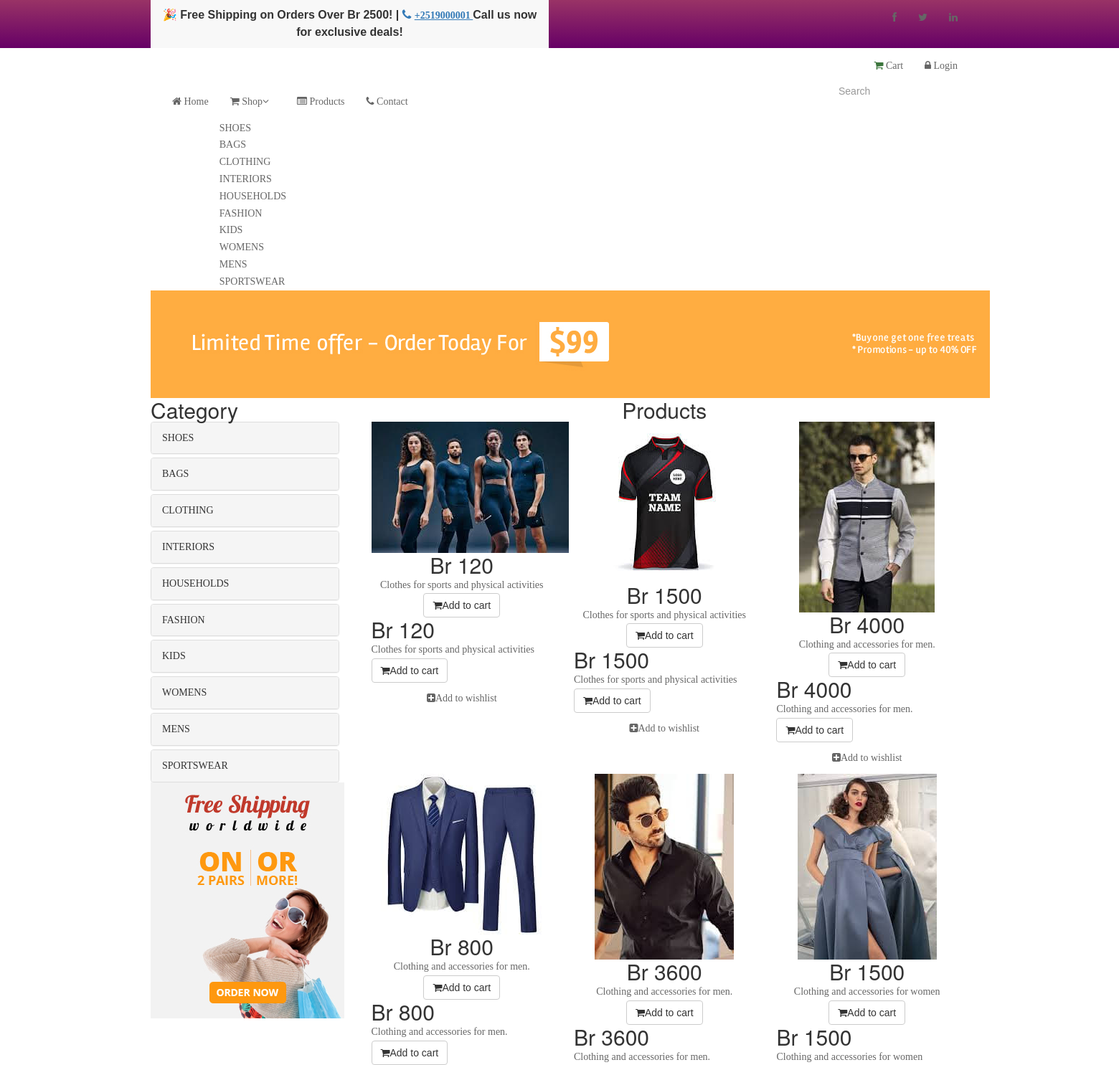
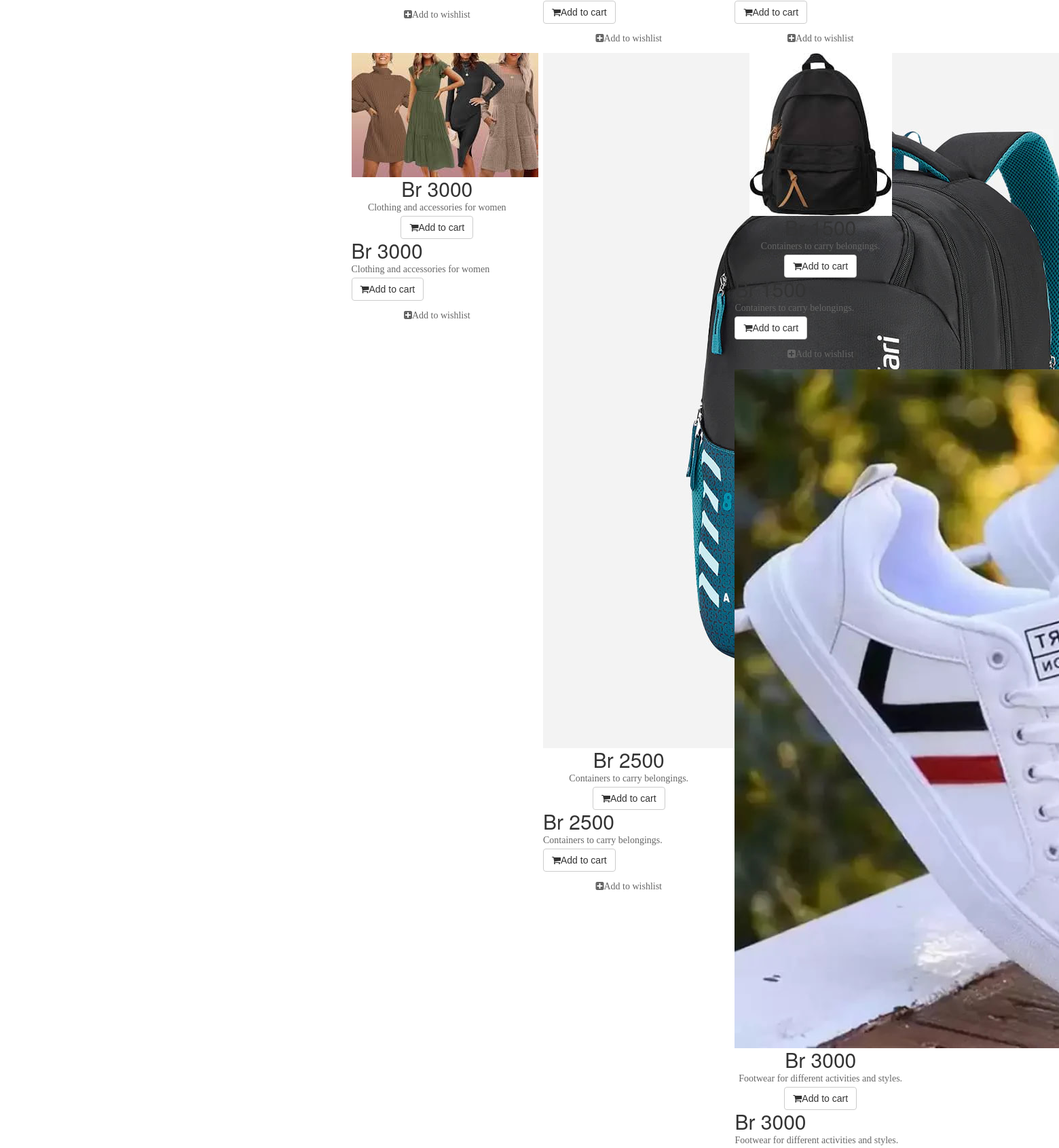
/index.php?q=product (upper part), run on the app's committed database (2 pictures, top to bottom).
### tables this page shows
CREATE TABLE `tblcategory` (
  `CATEGID` int(11) NOT NULL,
  `CATEGORIES` varchar(255) NOT NULL,
  `USERID` int(11) NOT NULL
);

CREATE TABLE `tblpromopro` (
  `PROMOID` int(11) NOT NULL,
  `PROID` int(11) NOT NULL,
  `PRODISCOUNT` double NOT NULL,
  `PRODISPRICE` double NOT NULL,
  `PROBANNER` tinyint(4) NOT NULL,
  `PRONEW` tinyint(4) NOT NULL
);

CREATE TABLE `tblproduct` (
  `PROID` int(11) NOT NULL,
  `PRODESC` varchar(255) DEFAULT NULL,
  `INGREDIENTS` varchar(255) NOT NULL,
  `PROQTY` int(11) DEFAULT NULL,
  `ORIGINALPRICE` double NOT NULL,
  `PROPRICE` double DEFAULT NULL,
  `CATEGID` int(11) DEFAULT NULL,
  `IMAGES` varchar(255) DEFAULT NULL,
  `PROSTATS` varchar(30) DEFAULT NULL,
  `OWNERNAME` varchar(90) NOT NULL,
  `OWNERPHONE` varchar(90) NOT NULL
);

### index.php (called while the page is built, shortened)
<?php
require_once("include/initialize.php");
require_once("theme/templates.php");
?>

### menu.php (the view, shortened to what this page needs)
<section id="advertisement">
    <div class="container">
      <img src="images/shop/advertisement.jpg" alt="" />
    </div>
</section>
<section>
    <div class="container">
      <div class="row">
        <div class="col-sm-3">
         <?php include 'sidebar.php'; ?>
        </div>
        <div class="col-sm-9 padding-right">
          <div class="features_items">
            <h2 class="title text-center">Products</h2>
            <?php
            global $pdo;
            if (isset($_POST['search'])) {
                $search = '%' . $_POST['search'] . '%';
                $sql = "SELECT * FROM tblpromopro pr
                        JOIN tblproduct p ON pr.PROID = p.PROID
                        JOIN tblcategory c ON p.CATEGID = c.CATEGID
                        WHERE p.PROQTY > 0 AND (
                            c.CATEGORIES LIKE :search OR
                            p.PRODESC LIKE :search OR
                            p.PROQTY LIKE :search OR
                            p.PROPRICE LIKE :search
                        )";
                $stmt = $pdo->prepare($sql);
                $stmt->execute([':search' => $search]);
            } else {
                $sql = "SELECT * FROM tblpromopro pr
                        JOIN tblproduct p ON pr.PROID = p.PROID
                        JOIN tblcategory c ON p.CATEGID = c.CATEGID
                        WHERE p.PROQTY > 0";
                $stmt = $pdo->prepare($sql);
                $stmt->execute();
            }
            $results = $stmt->fetchAll(PDO::FETCH_OBJ);
            if ($results) {
                foreach ($results as $result) {
            ?>
            <form method="POST" action="cart/controller.php?action=add">
                <div class="col-sm-4">
                  <div class="product-image-wrapper">
                    <div class="single-products">
                        <div class="productinfo text-center">
                          <img src="<?php echo web_root . 'admin/products/' . htmlspecialchars($result->IMAGES); ?>" alt="" />
                          <h2>Br <?php echo htmlspecialchars($result->PRODISPRICE); ?></h2>
                          <p><?php echo htmlspecialchars($result->PRODESC); ?></p>
                          <button type="submit" name="btnorder" class="btn btn-default add-to-cart"><i class="fa fa-shopping-cart"></i>Add to cart</button>
                        </div>
                        <div class="product-overlay">
                          <div class="overlay-content">
                            <h2>Br <?php echo htmlspecialchars($result->PRODISPRICE); ?></h2>
                            <p><?php echo htmlspecialchars($result->PRODESC); ?></p>
                            <button type="submit" name="btnorder" class="btn btn-default add-to-cart"><i class="fa fa-shopping-cart"></i>Add to cart</button>
                          </div>
                        </div>
                    </div>
                    <div class="choose">
                      <ul class="nav nav-pills nav-justified">
                        <li>
                        <?php
                        if (isset($_SESSION['CUSID'])) {
                            echo '<a href="' . web_root . 'customer/controller.php?action=addwish&proid=' . htmlspecialchars($result->PROID) . '" title="Add to wishlist"><i class="fa fa-plus-square"></i>Add to wishlist</a>';
                        } else {
                            echo '<a href="#" title="Add to wishlist" class="proid" data-target="#smyModal" data-toggle="modal" data-id="' . htmlspecialchars($result->PROID) . '"><i class="fa fa-plus-square"></i>Add to wishlist</a>';
                        }
                        ?>
                        </li>
                      </ul>
                    </div>
                  </div>
                </div>
            </form>
            <?php
                }
            } else {
                echo '<h1>No Products Available</h1>';
            }
            ?>
          </div>
        </div>
      </div>
    </div>
</section>

### theme/templates.php (shortened to what this page needs)
<!DOCTYPE html>
<html lang="en">
<head>
    <link href="<?php echo web_root; ?>css/bootstrap.min.css" rel="stylesheet">
    <link href="<?php echo web_root; ?>css/font-awesome.min.css" rel="stylesheet">
    <link href="<?php echo web_root; ?>css/prettyPhoto.css" rel="stylesheet">
    <link href="<?php echo web_root; ?>css/price-range.css" rel="stylesheet">
    <link href="<?php echo web_root; ?>css/animate.css" rel="stylesheet">
    <link href="<?php echo web_root; ?>css/main.css" rel="stylesheet">
    <link href="<?php echo web_root; ?>css/responsive.css" rel="stylesheet">
</head>
<body style="background-color:white" onload="totalprice()">
  <header id="header">
    <div class="header_top" style="background: linear-gradient(to bottom, #993366 0%, #660066 100%);">
      <div class="container">
        <div class="row">
          <div class="col-sm-6">
            <div class="contactinfo">
              <ul class="nav nav-pills">
                <div style="text-align: center; background-color: #f8f8f8; padding: 10px; font-size: 16px; font-weight: bold;">
                🎉 Free Shipping on Orders Over <b>Br 2500</b>! |
                 <i class="fa fa-phone" style="color:#337ab7;"></i>
                 <a href="tel:+2519000001" style="color:#337ab7; text-decoration:underline; font-weight:bold;">
                 +2519000001
                </a>
              <span style="color:#333;">Call us now for exclusive deals!</span>
             </div>
           </ul>
            </div>
          </div>
          <div class="col-sm-6">
            <div class="social-icons pull-right">
              <ul class="nav navbar-nav">
                <li><a href="#"><i class="fa fa-facebook"></i></a></li>
                <li><a href="#"><i class="fa fa-twitter"></i></a></li>
                <li><a href="#"><i class="fa fa-linkedin"></i></a></li>
              </ul>
            </div>
          </div>
        </div>
      </div>
    </div>
    <div class="header-middle">
      <div class="container">
        <div class="row">
          <div class="col-md-4 clearfix">
          </div>
          <div class="col-md-8 clearfix">
            <div class="shop-menu clearfix pull-right">
              <ul class="nav navbar-nav">
                <li><a href="<?php echo web_root; ?>index.php?q=cart"><i class="text-success fa fa-shopping-cart"></i> Cart</a></li>
                <?php if (isset($_SESSION['CUSID'])) { ?>
                  <li><a href="<?php echo web_root; ?>index.php?q=profile"><i class="fa fa-user"></i> Account</a></li>
                  <li><a href="<?php echo web_root; ?>logout.php"><i class="fa fa-lock"></i> Logout</a></li>
                <?php } else { ?>
                  <li><a data-target="#smyModal" data-toggle="modal" href=""><i class="fa fa-lock"></i> Login</a></li>
                <?php } ?>
              </ul>
            </div>
          </div>
        </div>
      </div>
    </div>
    <div class="header-bottom">
      <div class="container">
        <div class="row">
          <div class="col-sm-9">
            <div class="mainmenu pull-left">
              <ul class="nav navbar-nav collapse navbar-collapse">
                <li><a href="<?php echo web_root; ?>" class="active"><i class="fa fa-home"></i> Home</a></li>
                <li class="dropdown"><a href="#"><i class="fa fa-shopping-cart"></i> Shop<i class="fa fa-angle-down"></i></a>
                  <ul role="menu" class="sub-menu">
                    <?php
                    global $pdo;
                    $stmt = $pdo->prepare("SELECT * FROM `tblcategory`");
                    $stmt->execute();
                    $categories = $stmt->fetchAll(PDO::FETCH_OBJ);
                    foreach ($categories as $result) {
                      echo '<li><a href="index.php?q=product&category=' . htmlspecialchars($result->CATEGORIES) . '">' . htmlspecialchars($result->CATEGORIES) . '</a></li>';
                    }
                    ?>
                  </ul>
                </li>
                <li><a href="<?php echo web_root; ?>index.php?q=product"><i class="fa fa-list-alt"></i> Products</a></li>
                <li><a href="<?php echo web_root; ?>index.php?q=contact"><i class="fa fa-phone"></i> Contact</a></li>
              </ul>
            </div>
          </div>
          <div class="col-sm-3">
            <form action="<?php echo web_root; ?>index.php?q=product" method="POST">
              <div class="search_box pull-right">
                <input type="text" name="search" placeholder="Search"/>
              </div>
            </form>
          </div>
        </div>
      </div>
    </div>
  </header>
  <?php require_once $content; ?>
</body>
</html>

### sidebar.php
<div class="left-sidebar">
    <h2>Category</h2>
    <div class="panel-group category-products" id="accordian">
        <?php
        global $pdo;
        $stmt = $pdo->prepare("SELECT * FROM `tblcategory`");
        $stmt->execute();
        $categories = $stmt->fetchAll(PDO::FETCH_OBJ);
        foreach ($categories as $result) {
            echo '<div class="categ panel panel-default">
                    <div class="panel-heading">
                        <h4 class="panel-title">
                            <a href="index.php?q=product&amp;category=' . htmlspecialchars($result->CATEGORIES) . '">' . htmlspecialchars($result->CATEGORIES) . '</a>
                        </h4>
                    </div>
                  </div>';
        }
        ?>
    </div>
    <div class="shipping text-center">
        <img src="images/home/shipping.jpg" alt="" />
    </div>
</div>

### admin/css/main.css (style rules this page uses)
* { margin: 0px; padding: 0px; box-sizing: border-box; }
body, html { height: 100%; font-family: Montserrat-Regular, sans-serif; }
a { font-family: Montserrat-Regular; font-size: 14px; line-height: 1.7; color: #666666; margin: 0px; transition: all 0.4s; -webkit-transition: all 0.4s; -o-transition: all 0.4s; -moz-transition: all 0.4s; }
h1,h2,h3,h4,h5,h6 { margin: 0px; }
p { font-family: Montserrat-Regular; font-size: 14px; line-height: 1.7; color: #666666; margin: 0px; }
ul, li { margin: 0px; list-style-type: none; }
input { outline: none; border: none; }
button { outline: none !important; border: none; background: transparent; }

### data on the page
tblcategory: CATEGORIES "SHOES"
tblcategory: CATEGORIES "BAGS"
tblcategory: CATEGORIES "CLOTHING"
tblcategory: CATEGORIES "INTERIORS"
tblcategory: CATEGORIES "HOUSEHOLDS"
tblcategory: CATEGORIES "FASHION"
tblcategory: CATEGORIES "KIDS"
tblcategory: CATEGORIES "WOMENS"
tblcategory: CATEGORIES "MENS"
tblcategory: CATEGORIES "SPORTSWEAR"
tblpromopro: PROID.IMAGES (picture), PRODISPRICE "120", PROID.PRODESC "Clothes for sports and physical activities"
tblpromopro: PROID.IMAGES (picture), PRODISPRICE "1500", PROID.PRODESC "Clothes for sports and physical activities"
tblpromopro: PROID.IMAGES (picture), PRODISPRICE "4000", PROID.PRODESC "Clothing and accessories for men."
tblpromopro: PROID.IMAGES (picture), PRODISPRICE "800", PROID.PRODESC "Clothing and accessories for men."
tblpromopro: PROID.IMAGES (picture), PRODISPRICE "3600", PROID.PRODESC "Clothing and accessories for men."
tblpromopro: PROID.IMAGES (picture), PRODISPRICE "1500", PROID.PRODESC "Clothing and accessories for women"
tblpromopro: PROID.IMAGES (picture), PRODISPRICE "3000", PROID.PRODESC "Clothing and accessories for women"
tblpromopro: PRODISPRICE "2500", PROID.PRODESC "Containers to carry belongings."
tblpromopro: PROID.IMAGES (picture), PROID.PRODESC "Containers to carry belongings."
tblpromopro: PROID.IMAGES (picture), PRODISPRICE "3000", PROID.PRODESC "Footwear for different activities and styles."
